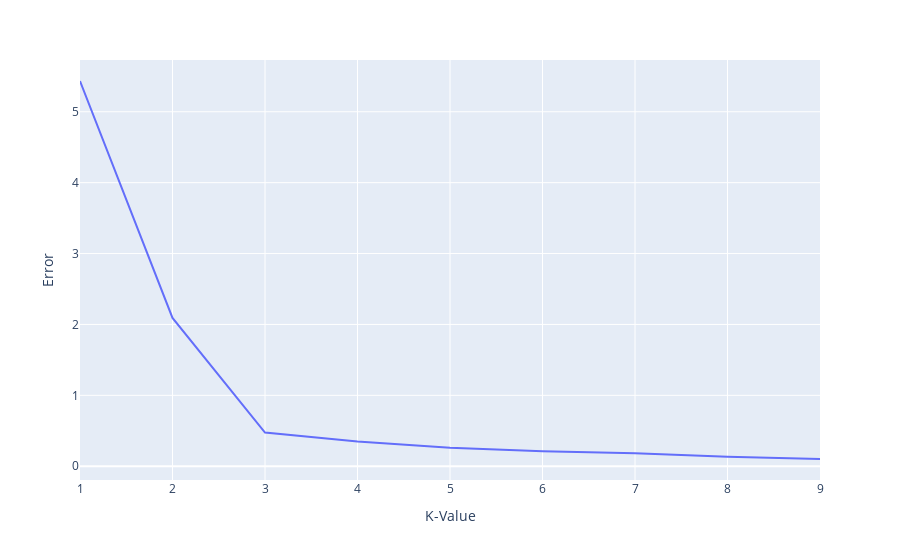

Source (notebook cell):
### Code cell
px.line(x=k_range,y=wcsse,labels=dict(x="K-Value", y="Error"))

### Figure 1 — Plotly figure (JSON) as saved in the notebook; plotly's stock layout.template omitted (floating-point values rounded to 4 significant figures)
{"data": [{"hovertemplate": "K-Value=%{x}<br>Error=%{y}<extra></extra>", "legendgroup": "", "line": {"color": "#636efa", "dash": "solid"}, "mode": "lines", "name": "", "orientation": "v", "showlegend": false, "type": "scatter", "x": [1, 2, 3, 4, 5, 6, 7, 8, 9], "xaxis": "x", "y": [5.434, 2.091, 0.4751, 0.3491, 0.2622, 0.2106, 0.1843, 0.1327, 0.1019], "yaxis": "y"}], "layout": {"legend": {"tracegroupgap": 0}, "margin": {"t": 60}, "xaxis": {"anchor": "y", "domain": [0, 1], "title": {"text": "K-Value"}}, "yaxis": {"anchor": "x", "domain": [0, 1], "title": {"text": "Error"}}}}
